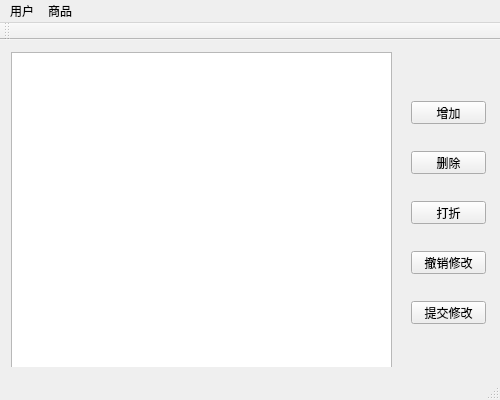
<?xml version="1.0" encoding="UTF-8"?>
<ui version="4.0">
 <class>MainWindow</class>
 <widget class="QMainWindow" name="MainWindow">
  <property name="geometry">
   <rect>
    <x>0</x>
    <y>0</y>
    <width>500</width>
    <height>400</height>
   </rect>
  </property>
  <property name="minimumSize">
   <size>
    <width>500</width>
    <height>400</height>
   </size>
  </property>
  <property name="maximumSize">
   <size>
    <width>500</width>
    <height>400</height>
   </size>
  </property>
  <property name="windowTitle">
   <string>电商交易平台</string>
  </property>
  <widget class="QWidget" name="centralWidget">
   <layout class="QHBoxLayout" name="horizontalLayout_4">
    <item>
     <widget class="QStackedWidget" name="stackedWidget">
      <property name="currentIndex">
       <number>1</number>
      </property>
      <widget class="QWidget" name="pageLogin">
       <layout class="QVBoxLayout" name="verticalLayout">
        <item>
         <widget class="QWidget" name="widget" native="true">
          <layout class="QGridLayout" name="gridLayout">
           <item row="2" column="4">
            <spacer name="verticalSpacer">
             <property name="orientation">
              <enum>Qt::Vertical</enum>
             </property>
             <property name="sizeType">
              <enum>QSizePolicy::Fixed</enum>
             </property>
             <property name="sizeHint" stdset="0">
              <size>
               <width>20</width>
               <height>20</height>
              </size>
             </property>
            </spacer>
           </item>
           <item row="4" column="2">
            <spacer name="horizontalSpacer_6">
             <property name="orientation">
              <enum>Qt::Horizontal</enum>
             </property>
             <property name="sizeType">
              <enum>QSizePolicy::Preferred</enum>
             </property>
             <property name="sizeHint" stdset="0">
              <size>
               <width>40</width>
               <height>20</height>
              </size>
             </property>
            </spacer>
           </item>
           <item row="1" column="3">
            <widget class="QLabel" name="label">
             <property name="font">
              <font>
               <family>Agency FB</family>
              </font>
             </property>
             <property name="text">
              <string>账号：</string>
             </property>
            </widget>
           </item>
           <item row="1" column="2">
            <spacer name="horizontalSpacer_4">
             <property name="orientation">
              <enum>Qt::Horizontal</enum>
             </property>
             <property name="sizeType">
              <enum>QSizePolicy::Preferred</enum>
             </property>
             <property name="sizeHint" stdset="0">
              <size>
               <width>40</width>
               <height>20</height>
              </size>
             </property>
            </spacer>
           </item>
           <item row="1" column="8">
            <spacer name="horizontalSpacer_7">
             <property name="orientation">
              <enum>Qt::Horizontal</enum>
             </property>
             <property name="sizeType">
              <enum>QSizePolicy::Preferred</enum>
             </property>
             <property name="sizeHint" stdset="0">
              <size>
               <width>40</width>
               <height>20</height>
              </size>
             </property>
            </spacer>
           </item>
           <item row="4" column="4">
            <widget class="QLineEdit" name="Password">
             <property name="echoMode">
              <enum>QLineEdit::Password</enum>
             </property>
            </widget>
           </item>
           <item row="4" column="3">
            <widget class="QLabel" name="label_2">
             <property name="text">
              <string>密码：</string>
             </property>
            </widget>
           </item>
           <item row="4" column="8">
            <spacer name="horizontalSpacer_5">
             <property name="orientation">
              <enum>Qt::Horizontal</enum>
             </property>
             <property name="sizeType">
              <enum>QSizePolicy::Preferred</enum>
             </property>
             <property name="sizeHint" stdset="0">
              <size>
               <width>40</width>
               <height>20</height>
              </size>
             </property>
            </spacer>
           </item>
           <item row="1" column="4">
            <widget class="QLineEdit" name="Account">
             <property name="enabled">
              <bool>true</bool>
             </property>
            </widget>
           </item>
           <item row="0" column="4">
            <spacer name="verticalSpacer_2">
             <property name="orientation">
              <enum>Qt::Vertical</enum>
             </property>
             <property name="sizeType">
              <enum>QSizePolicy::Fixed</enum>
             </property>
             <property name="sizeHint" stdset="0">
              <size>
               <width>20</width>
               <height>20</height>
              </size>
             </property>
            </spacer>
           </item>
          </layout>
         </widget>
        </item>
        <item>
         <widget class="QWidget" name="widget_3" native="true">
          <layout class="QHBoxLayout" name="horizontalLayout_3">
           <item>
            <spacer name="horizontalSpacer_8">
             <property name="orientation">
              <enum>Qt::Horizontal</enum>
             </property>
             <property name="sizeHint" stdset="0">
              <size>
               <width>40</width>
               <height>20</height>
              </size>
             </property>
            </spacer>
           </item>
           <item>
            <widget class="QComboBox" name="comboBox"/>
           </item>
           <item>
            <spacer name="horizontalSpacer">
             <property name="orientation">
              <enum>Qt::Horizontal</enum>
             </property>
             <property name="sizeType">
              <enum>QSizePolicy::Expanding</enum>
             </property>
             <property name="sizeHint" stdset="0">
              <size>
               <width>40</width>
               <height>20</height>
              </size>
             </property>
            </spacer>
           </item>
           <item>
            <widget class="QPushButton" name="LoginButton">
             <property name="text">
              <string>登录</string>
             </property>
            </widget>
           </item>
           <item>
            <spacer name="horizontalSpacer_3">
             <property name="orientation">
              <enum>Qt::Horizontal</enum>
             </property>
             <property name="sizeType">
              <enum>QSizePolicy::Fixed</enum>
             </property>
             <property name="sizeHint" stdset="0">
              <size>
               <width>35</width>
               <height>20</height>
              </size>
             </property>
            </spacer>
           </item>
           <item>
            <widget class="QPushButton" name="RegisterButton">
             <property name="text">
              <string>注册</string>
             </property>
            </widget>
           </item>
           <item>
            <spacer name="horizontalSpacer_2">
             <property name="orientation">
              <enum>Qt::Horizontal</enum>
             </property>
             <property name="sizeType">
              <enum>QSizePolicy::Expanding</enum>
             </property>
             <property name="sizeHint" stdset="0">
              <size>
               <width>43</width>
               <height>20</height>
              </size>
             </property>
            </spacer>
           </item>
          </layout>
          <zorder>RegisterButton</zorder>
          <zorder>LoginButton</zorder>
          <zorder>comboBox</zorder>
          <zorder>horizontalSpacer_8</zorder>
         </widget>
        </item>
       </layout>
      </widget>
      <widget class="QWidget" name="pageManagement">
       <widget class="QTableView" name="tableView_2">
        <property name="geometry">
         <rect>
          <x>0</x>
          <y>1</y>
          <width>381</width>
          <height>321</height>
         </rect>
        </property>
       </widget>
       <widget class="QPushButton" name="addButton">
        <property name="geometry">
         <rect>
          <x>400</x>
          <y>50</y>
          <width>75</width>
          <height>23</height>
         </rect>
        </property>
        <property name="text">
         <string>增加</string>
        </property>
       </widget>
       <widget class="QPushButton" name="deleteButton">
        <property name="geometry">
         <rect>
          <x>400</x>
          <y>100</y>
          <width>75</width>
          <height>23</height>
         </rect>
        </property>
        <property name="text">
         <string>删除</string>
        </property>
       </widget>
       <widget class="QPushButton" name="cancelButton">
        <property name="geometry">
         <rect>
          <x>400</x>
          <y>200</y>
          <width>75</width>
          <height>23</height>
         </rect>
        </property>
        <property name="text">
         <string>撤销修改</string>
        </property>
       </widget>
       <widget class="QPushButton" name="submitButton">
        <property name="geometry">
         <rect>
          <x>400</x>
          <y>250</y>
          <width>75</width>
          <height>23</height>
         </rect>
        </property>
        <property name="text">
         <string>提交修改</string>
        </property>
       </widget>
       <widget class="QPushButton" name="discountButton">
        <property name="geometry">
         <rect>
          <x>400</x>
          <y>150</y>
          <width>75</width>
          <height>23</height>
         </rect>
        </property>
        <property name="text">
         <string>打折</string>
        </property>
       </widget>
      </widget>
      <widget class="QWidget" name="pageInformation">
       <widget class="QTableView" name="tableView">
        <property name="geometry">
         <rect>
          <x>0</x>
          <y>0</y>
          <width>481</width>
          <height>321</height>
         </rect>
        </property>
       </widget>
      </widget>
      <widget class="QWidget" name="page">
       <widget class="QLabel" name="label_3">
        <property name="geometry">
         <rect>
          <x>130</x>
          <y>100</y>
          <width>91</width>
          <height>41</height>
         </rect>
        </property>
        <property name="font">
         <font>
          <family>Agency FB</family>
          <pointsize>26</pointsize>
         </font>
        </property>
        <property name="text">
         <string>欢迎，</string>
        </property>
       </widget>
       <widget class="QLabel" name="label_4">
        <property name="geometry">
         <rect>
          <x>230</x>
          <y>100</y>
          <width>181</width>
          <height>41</height>
         </rect>
        </property>
        <property name="font">
         <font>
          <family>Arial Narrow</family>
          <pointsize>26</pointsize>
         </font>
        </property>
        <property name="text">
         <string>TextLabel</string>
        </property>
       </widget>
      </widget>
      <widget class="QWidget" name="page_2">
       <widget class="QTableView" name="tableView_3">
        <property name="geometry">
         <rect>
          <x>0</x>
          <y>1</y>
          <width>381</width>
          <height>321</height>
         </rect>
        </property>
       </widget>
       <widget class="QPushButton" name="deleteButton1">
        <property name="geometry">
         <rect>
          <x>400</x>
          <y>50</y>
          <width>75</width>
          <height>23</height>
         </rect>
        </property>
        <property name="text">
         <string>删除</string>
        </property>
       </widget>
       <widget class="QPushButton" name="cancelButton1">
        <property name="geometry">
         <rect>
          <x>400</x>
          <y>100</y>
          <width>75</width>
          <height>23</height>
         </rect>
        </property>
        <property name="text">
         <string>撤销修改</string>
        </property>
       </widget>
       <widget class="QPushButton" name="submitButton1">
        <property name="geometry">
         <rect>
          <x>400</x>
          <y>150</y>
          <width>75</width>
          <height>23</height>
         </rect>
        </property>
        <property name="text">
         <string>提交修改</string>
        </property>
       </widget>
       <widget class="QPushButton" name="orderButton">
        <property name="geometry">
         <rect>
          <x>400</x>
          <y>200</y>
          <width>75</width>
          <height>23</height>
         </rect>
        </property>
        <property name="text">
         <string>生成订单</string>
        </property>
       </widget>
       <widget class="QPushButton" name="pushButton">
        <property name="geometry">
         <rect>
          <x>400</x>
          <y>250</y>
          <width>75</width>
          <height>23</height>
         </rect>
        </property>
        <property name="text">
         <string>查看订单</string>
        </property>
       </widget>
      </widget>
      <widget class="QWidget" name="page_3">
       <widget class="QTableView" name="tableView_4">
        <property name="geometry">
         <rect>
          <x>-5</x>
          <y>1</y>
          <width>391</width>
          <height>321</height>
         </rect>
        </property>
       </widget>
       <widget class="QLabel" name="label_5">
        <property name="geometry">
         <rect>
          <x>400</x>
          <y>50</y>
          <width>61</width>
          <height>21</height>
         </rect>
        </property>
        <property name="font">
         <font>
          <family>Agency FB</family>
          <pointsize>11</pointsize>
         </font>
        </property>
        <property name="text">
         <string>总金额：</string>
        </property>
       </widget>
       <widget class="QTextBrowser" name="textBrowser">
        <property name="geometry">
         <rect>
          <x>400</x>
          <y>80</y>
          <width>81</width>
          <height>31</height>
         </rect>
        </property>
       </widget>
       <widget class="QPushButton" name="pushButton_2">
        <property name="geometry">
         <rect>
          <x>400</x>
          <y>200</y>
          <width>75</width>
          <height>23</height>
         </rect>
        </property>
        <property name="text">
         <string>支付</string>
        </property>
       </widget>
       <widget class="QPushButton" name="pushButton_3">
        <property name="geometry">
         <rect>
          <x>400</x>
          <y>240</y>
          <width>75</width>
          <height>23</height>
         </rect>
        </property>
        <property name="text">
         <string>取消订单</string>
        </property>
       </widget>
       <widget class="QPushButton" name="pushButton_4">
        <property name="geometry">
         <rect>
          <x>400</x>
          <y>280</y>
          <width>75</width>
          <height>23</height>
         </rect>
        </property>
        <property name="text">
         <string>返回</string>
        </property>
       </widget>
      </widget>
     </widget>
    </item>
   </layout>
  </widget>
  <widget class="QMenuBar" name="menuBar">
   <property name="geometry">
    <rect>
     <x>0</x>
     <y>0</y>
     <width>500</width>
     <height>23</height>
    </rect>
   </property>
   <widget class="QMenu" name="menuuser">
    <property name="title">
     <string>用户</string>
    </property>
    <addaction name="actionlogin"/>
    <addaction name="separator"/>
    <addaction name="actionchange_password"/>
    <addaction name="separator"/>
    <addaction name="actionbalance_management"/>
    <addaction name="separator"/>
    <addaction name="actionlogout"/>
   </widget>
   <widget class="QMenu" name="menugoods">
    <property name="title">
     <string>商品</string>
    </property>
    <addaction name="actionmanagement"/>
    <addaction name="separator"/>
    <addaction name="actioninformation"/>
    <addaction name="separator"/>
    <addaction name="actionsearch"/>
    <addaction name="separator"/>
    <addaction name="actionshopping"/>
   </widget>
   <addaction name="menuuser"/>
   <addaction name="menugoods"/>
  </widget>
  <widget class="QToolBar" name="mainToolBar">
   <attribute name="toolBarArea">
    <enum>TopToolBarArea</enum>
   </attribute>
   <attribute name="toolBarBreak">
    <bool>false</bool>
   </attribute>
  </widget>
  <widget class="QStatusBar" name="statusBar"/>
  <action name="actionlogin">
   <property name="icon">
    <iconset resource="res.qrc">
     <normaloff>:/Images/login.png</normaloff>:/Images/login.png</iconset>
   </property>
   <property name="text">
    <string>登录</string>
   </property>
  </action>
  <action name="actionchange_password">
   <property name="icon">
    <iconset resource="res.qrc">
     <normaloff>:/Images/password.png</normaloff>:/Images/password.png</iconset>
   </property>
   <property name="text">
    <string>密码设置</string>
   </property>
  </action>
  <action name="actionbalance_management">
   <property name="icon">
    <iconset resource="res.qrc">
     <normaloff>:/Images/balance.png</normaloff>:/Images/balance.png</iconset>
   </property>
   <property name="text">
    <string>余额管理</string>
   </property>
  </action>
  <action name="actionlogout">
   <property name="icon">
    <iconset resource="res.qrc">
     <normaloff>:/Images/logout.png</normaloff>:/Images/logout.png</iconset>
   </property>
   <property name="text">
    <string>注销</string>
   </property>
  </action>
  <action name="actioninformation">
   <property name="icon">
    <iconset resource="res.qrc">
     <normaloff>:/Images/goods_information.png</normaloff>:/Images/goods_information.png</iconset>
   </property>
   <property name="text">
    <string>商品信息</string>
   </property>
  </action>
  <action name="actionsearch">
   <property name="icon">
    <iconset resource="res.qrc">
     <normaloff>:/Images/search.png</normaloff>:/Images/search.png</iconset>
   </property>
   <property name="text">
    <string>搜索</string>
   </property>
  </action>
  <action name="actionmanagement">
   <property name="icon">
    <iconset resource="res.qrc">
     <normaloff>:/Images/goods_management.png</normaloff>:/Images/goods_management.png</iconset>
   </property>
   <property name="text">
    <string>商品管理</string>
   </property>
  </action>
  <action name="actionshopping">
   <property name="icon">
    <iconset resource="res.qrc">
     <normaloff>:/Images/shopping.png</normaloff>:/Images/shopping.png</iconset>
   </property>
   <property name="text">
    <string>购物车</string>
   </property>
  </action>
 </widget>
 <layoutdefault spacing="6" margin="11"/>
 <resources>
  <include location="res.qrc"/>
 </resources>
 <connections/>
</ui>
